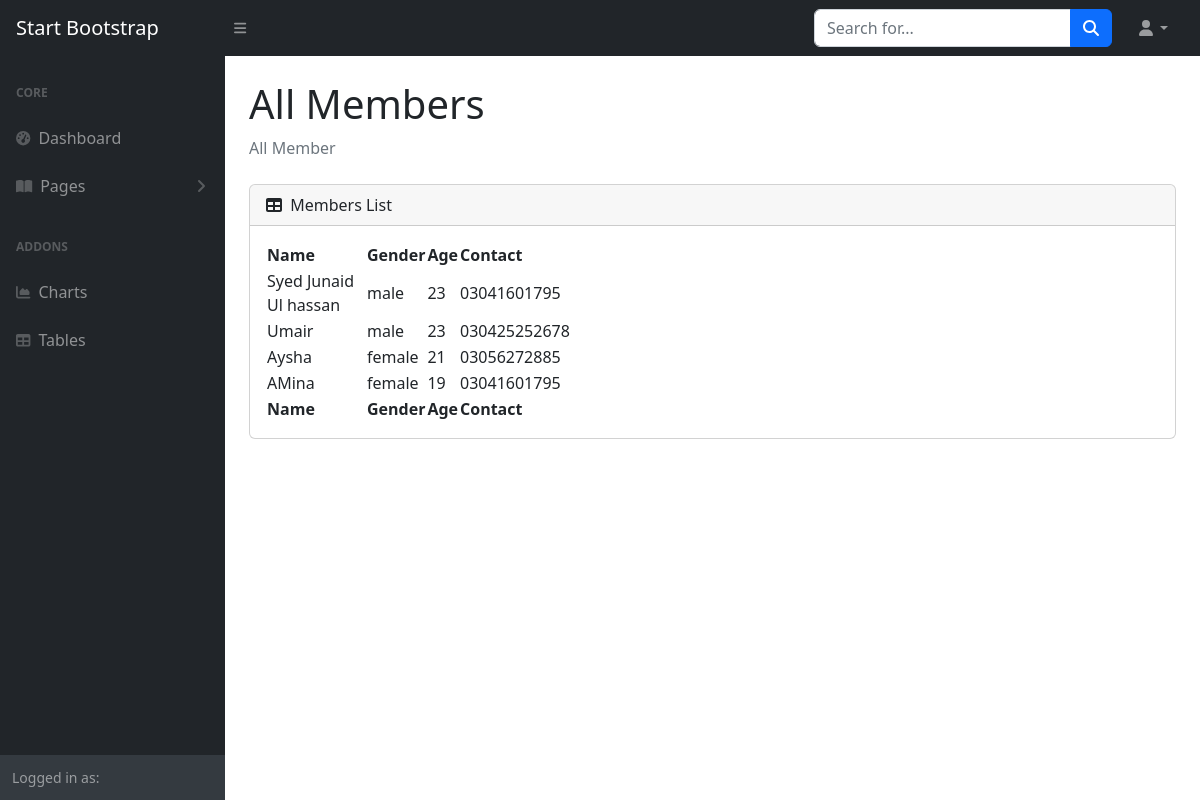
Screenshot of /show_member.php (signed in) with the database file from the repository.
### tables this page shows
CREATE TABLE `add_member` (
  `Member_id` int(11) NOT NULL,
  `Name` varchar(100) NOT NULL,
  `Gender` varchar(100) NOT NULL,
  `Age` varchar(100) NOT NULL,
  `Contact` varchar(100) NOT NULL
);

### oop/dbh_class.php (called while the page is built)
<?php
class Dbh{
    protected function connect(){
        try {
            $username='root';
            $password='';
            $dbh=new PDO('mysql:host=localhost;dbname=oop_login', $username, $password);
            return $dbh;
        }  catch (PDOException $e) {
            echo "An error occurred: " . $e->getMessage()."</br>";
            die();
        }
    }
}
?>

### oop/show_member_class.php (called while the page is built, shortened)
<?php
class showMember extends  Dbh{
    public function getMember() {
        $query = "SELECT * FROM add_member";
        $stmt =$this->connect()->prepare($query);
        $stmt->execute();
        return $stmt->fetchAll(PDO::FETCH_ASSOC);
    }
}
?>

### show_member.php (the view)
<?php     include "header.php";
 include "./oop/dbh_class.php";
?>
 <div id="layoutSidenav_content">
                <main>
                    <div class="container-fluid px-4">
                        <h1 class="mt-4">All Members</h1>
                        <ol class="breadcrumb mb-4">
                            <li class="breadcrumb-item active">All Member</li>
                        </ol>
                        <div class="card mb-4">
                            <div class="card-header">
                                <i class="fas fa-table me-1"></i>
                                Members List
                            </div>
                            <div class="card-body">
                                <table id="datatablesSimple">
                                    <thead>
                                        <tr>
                                        <th>Name</th>
                                            <th>Gender</th>
                                            <th>Age</th>
                                            <th>Contact</th>
                                        </tr>
                                    </thead>
                                    <tfoot>
                                        <tr>
                                        <th>Name</th>
                                            <th>Gender</th>
                                            <th>Age</th>
                                            <th>Contact</th>
                                        </tr>
                                    </tfoot>
                                    <tbody>
<?php
include "./oop/show_member_class.php";
$showMember = new showMember();
$members= $showMember->getMember();
 foreach ($members as $member) :
?>
                                        <tr>
                                            <td><?php echo $member['Name']; ?></td>
                                            <td><?php echo $member['Gender']; ?></td>
                                            <td><?php echo $member['Age']; ?></td>
                                            <td><?php echo $member['Contact']; ?></td>
                                        </tr>
<?php endforeach; ?>
                                    </tbody>
                                </table>
                            </div>
                        </div>
                    </div>
                </main>
</div>
</body>
</html>

### rows the page displays
add_member: Name "Syed Junaid Ul hassan", Gender "male", Age "23", Contact "03041601795"
add_member: Name "Umair", Gender "male", Age "23", Contact "030425252678"
add_member: Name "Aysha", Gender "female", Age "21", Contact "03056272885"
add_member: Name "AMina", Gender "female", Age "19", Contact "03041601795"
